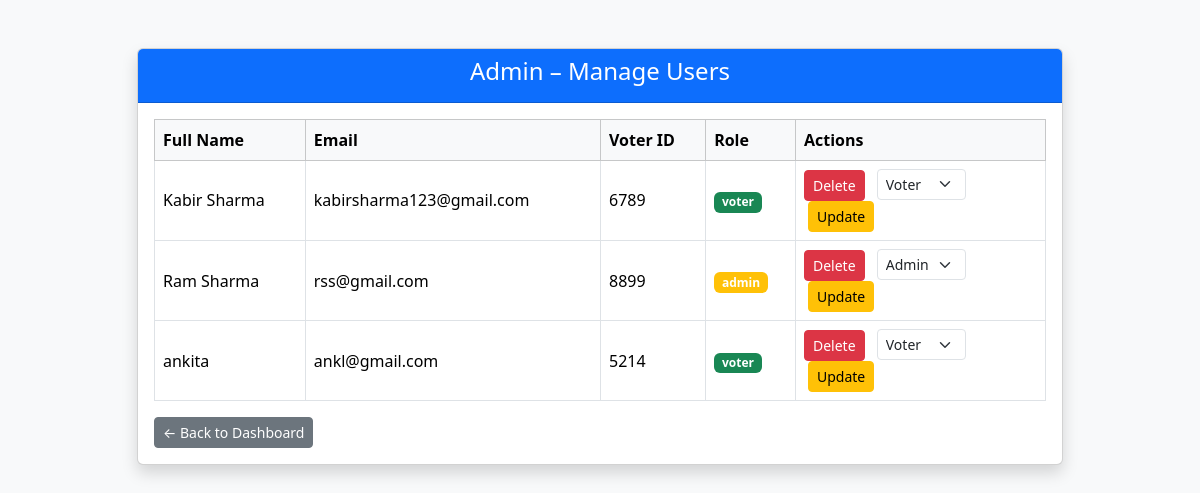
The app's page /admin/users (signed in) with its own data.
### tables this page shows
CREATE TABLE users (
            id INTEGER PRIMARY KEY AUTOINCREMENT,
            full_name TEXT NOT NULL,
            email TEXT UNIQUE NOT NULL,
            password TEXT NOT NULL,
            aadhaar_number TEXT UNIQUE NOT NULL,
            voter_id TEXT UNIQUE NOT NULL,
            role TEXT NOT NULL
);

### app.py (the view)
@app.route("/admin/users")
@admin_required
@login_required
def admin_users():
    conn = get_db_connection()
    users = conn.execute("""
        SELECT id, full_name, email, voter_id, role
        FROM users
        WHERE id != ?
    """, (session["user_id"],)).fetchall()
    conn.close()
    return render_template("admin_users.html", users=users)

### app.py (called while the page is built)
def get_db_connection():
    conn = sqlite3.connect(DATABASE)
    conn.row_factory = sqlite3.Row
    return conn

def login_required(view_func):
    @wraps(view_func)
    def wrapper(*args, **kwargs):
        if "user_id" not in session:
            flash("Please login first", "danger")
            return redirect(url_for("login"))
        return view_func(*args, **kwargs)
    return wrapper

def admin_required(view_func):
    @wraps(view_func)
    def wrapper(*args, **kwargs):
        if session.get("role") != "admin":
            flash("Admin access required", "danger")
            return redirect(url_for("login"))
        return view_func(*args, **kwargs)
    return wrapper

### templates/admin_users.html (shortened to what this page needs)
<!DOCTYPE html>
<html lang="en">
<head>
    <link href="https://cdn.jsdelivr.net/npm/bootstrap@5.3.2/dist/css/bootstrap.min.css" rel="stylesheet">
</head>
<body class="bg-light">
<div class="container mt-5">
    <div class="row justify-content-center">
        <div class="col-md-10">
            <div class="card shadow">
                <div class="card-header bg-primary text-white text-center">
                    <h4>Admin – Manage Users</h4>
                </div>
                <div class="card-body">
                    <table class="table table-bordered table-hover align-middle">
                        <thead class="table-light">
                            <tr>
                                <th>Full Name</th>
                                <th>Email</th>
                                <th>Voter ID</th>
                                <th>Role</th>
                                <th style="width: 250px;">Actions</th>
                            </tr>
                        </thead>
                        <tbody>
                        {% for user in users %}
                            <tr>
                                <td>{{ user.full_name }}</td>
                                <td>{{ user.email }}</td>
                                <td>{{ user.voter_id }}</td>
                                <td>
                                    <span class="badge {% if user.role == 'admin' %}bg-warning{% else %}bg-success{% endif %}">
                                        {{ user.role }}
                                    </span>
                                </td>
                                <td>
                                    <form action="/admin/delete-user/{{ user.id }}" method="POST" class="d-inline">
                                        <button class="btn btn-danger btn-sm"
                                                onclick="return confirm('Are you sure you want to delete this user?')">
                                            Delete
                                        </button>
                                    </form>
                                    <form action="/admin/update-role/{{ user.id }}" method="POST" class="d-inline ms-2">
                                        <select name="role" class="form-select form-select-sm d-inline w-auto">
                                            <option value="voter" {% if user.role == 'voter' %}selected{% endif %}>
                                                Voter
                                            </option>
                                            <option value="admin" {% if user.role == 'admin' %}selected{% endif %}>
                                                Admin
                                            </option>
                                        </select>
                                        <button class="btn btn-warning btn-sm ms-1">
                                            Update
                                        </button>
                                    </form>
                                </td>
                            </tr>
                        {% endfor %}
                        </tbody>
                    </table>
                    <div class="mt-3">
                        <a href="/admin" class="btn btn-secondary btn-sm">← Back to Dashboard</a>
                    </div>
                </div>
            </div>
        </div>
    </div>
</div>
</body>
</html>

### records on screen
users: full_name "Kabir Sharma", email "kabirsharma123@gmail.com", voter_id "6789", role "voter", role "Voter"
users: full_name "Ram Sharma", email "rss@gmail.com", voter_id "8899", role "admin", role "Admin"
users: full_name "ankita", email "ankl@gmail.com", voter_id "5214", role "voter", role "Voter"
